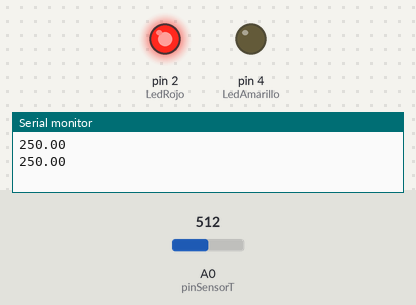
A sketch run on a simulated Arduino Uno, built with avr-gcc and run on an emulated ATmega328P. Shown: output pins drawn as LEDs (lit = HIGH), the last lines printed to the serial monitor. The inputs (shaded band) are chosen by the test bench; at power-on: A0 (pinSensorT) = 512.

Above: at 1.8 s.
1.9 s: A0 (pinSensorT) set to 66
4.2 s: A0 (pinSensorT) set to 58
At 7.2 s:
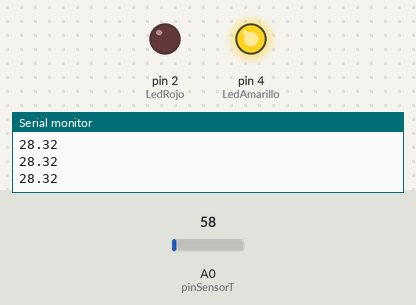
7.5 s: A0 (pinSensorT) set to 122
At 9.6 s:
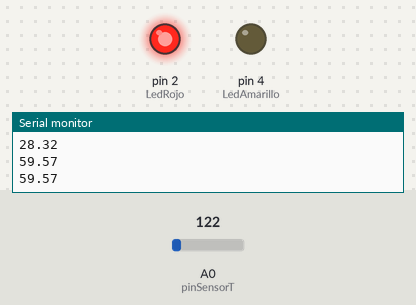
10.5 s: A0 (pinSensorT) set to 20
At 13.2 s:
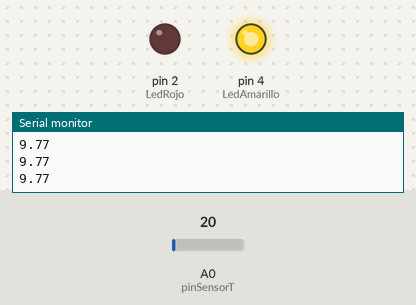
Timing chart, 0 to 14.5 s (numbered marks = the images above; inputs shaded):
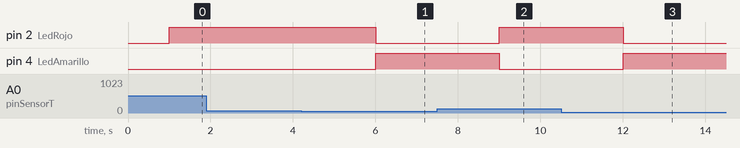

Measured:
- the behaviour switches between 62 and 61 on A0 (pinSensorT) (found by bisection; images 0 and 1)
- after the input at 4.2 s, pin 2 (LedRojo): HIGH → LOW after 1.8 s; pin 4 (LedAmarillo): LOW → HIGH after 1.8 s
- after the input at 7.5 s, pin 2 (LedRojo): LOW → HIGH after 1.5 s; pin 4 (LedAmarillo): HIGH → LOW after 1.5 s
- after the input at 10.5 s, pin 2 (LedRojo): HIGH → LOW after 1.5 s; pin 4 (LedAmarillo): LOW → HIGH after 1.5 s

The sketch:

Sensor_LM35_Temperatura.ino
```cpp
//sofia Chamorro-Felipe Diaz-Edicksson Miramag

//declaro variable para guardar temp en celsius
float tempC;
//declaro varible para el PIN A0
int pinSensorT=0;
int LedRojo = 2 ;
int LedAmarillo = 4;

void setup() {
  Serial.begin(9600);
  pinMode(LedRojo,OUTPUT);
  pinMode(LedAmarillo,OUTPUT);

}

void loop() {
  //
  tempC = analogRead (pinSensorT);
  tempC = (5.0 * tempC * 100) / 1024.0;
  Serial.println (tempC);
  delay (1000);
  if (tempC >= 30){
    digitalWrite(LedRojo,HIGH);
    digitalWrite(LedAmarillo,LOW);
  }else{
    digitalWrite(LedAmarillo,HIGH);
    digitalWrite(LedRojo,LOW);
  }
}
```
